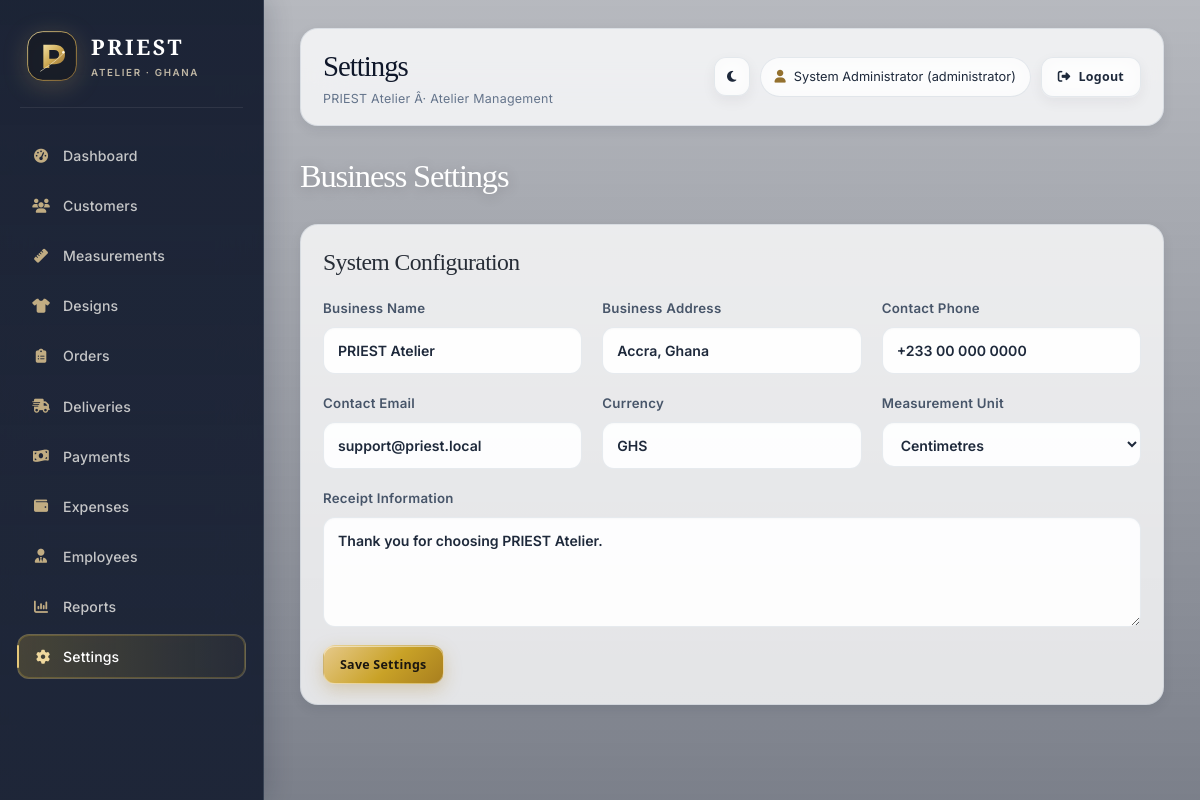
Page /modules/settings/index.php (signed in) on the committed database.
### tables this page shows
CREATE TABLE IF NOT EXISTS `business_settings` (
  `id` INT UNSIGNED NOT NULL AUTO_INCREMENT,
  `business_name` VARCHAR(200) NOT NULL,
  `business_logo` VARCHAR(255) DEFAULT NULL,
  `business_address` VARCHAR(255) DEFAULT NULL,
  `contact_phone` VARCHAR(80) DEFAULT NULL,
  `contact_email` VARCHAR(150) DEFAULT NULL,
  `currency` VARCHAR(20) NOT NULL DEFAULT 'GHS',
  `measurement_unit` ENUM('cm','inch') NOT NULL DEFAULT 'cm',
  `receipt_info` TEXT,
  `created_at` TIMESTAMP NOT NULL DEFAULT CURRENT_TIMESTAMP,
  PRIMARY KEY (`id`)
);

### includes/functions.php (called while the page is built, shortened)
<?php
require_once __DIR__ . '/../config/database.php';
function navItemsByRole(string $role): array
{
    $all = [
        ['label' => 'Dashboard', 'icon' => 'fa-gauge-high', 'url' => '/dashboard.php', 'roles' => ['administrator']],
        ['label' => 'Customers', 'icon' => 'fa-users', 'url' => '/modules/customers/index.php', 'roles' => ['administrator']],
        ['label' => 'Measurements', 'icon' => 'fa-ruler', 'url' => '/modules/measurements/index.php', 'roles' => ['administrator']],
        ['label' => 'Designs', 'icon' => 'fa-shirt', 'url' => '/modules/designs/index.php', 'roles' => ['administrator']],
        ['label' => 'Orders', 'icon' => 'fa-clipboard-list', 'url' => '/modules/orders/index.php', 'roles' => ['administrator', 'manager', 'tailor']],
        ['label' => 'Deliveries', 'icon' => 'fa-truck-fast', 'url' => '/modules/deliveries/index.php', 'roles' => ['administrator']],
        ['label' => 'Payments', 'icon' => 'fa-money-bill-wave', 'url' => '/modules/payments/index.php', 'roles' => ['administrator']],
        ['label' => 'Expenses', 'icon' => 'fa-wallet', 'url' => '/modules/expenses/index.php', 'roles' => ['administrator']],
        ['label' => 'Employees', 'icon' => 'fa-user-tie', 'url' => '/modules/employees/index.php', 'roles' => ['administrator']],
        ['label' => 'Reports', 'icon' => 'fa-chart-column', 'url' => '/modules/reports/index.php', 'roles' => ['administrator']],
        ['label' => 'Settings', 'icon' => 'fa-gear', 'url' => '/modules/settings/index.php', 'roles' => ['administrator']],
        ['label' => 'Customer Portal', 'icon' => 'fa-house-user', 'url' => '/modules/customer/index.php', 'roles' => ['manager', 'tailor', 'customer']],
        ['label' => 'Browse Designs', 'icon' => 'fa-shirt', 'url' => '/modules/customer/designs.php', 'roles' => ['manager', 'tailor', 'customer']],
        ['label' => 'My Orders', 'icon' => 'fa-clipboard-list', 'url' => '/modules/customer/orders.php', 'roles' => ['manager', 'tailor', 'customer']],
        ['label' => 'My Payments', 'icon' => 'fa-money-bill-wave', 'url' => '/modules/customer/payments.php', 'roles' => ['manager', 'tailor', 'customer']],
        ['label' => 'My Deliveries', 'icon' => 'fa-truck-fast', 'url' => '/modules/customer/deliveries.php', 'roles' => ['manager', 'tailor', 'customer']],
    ];
    $out = [];
    foreach ($all as $item) {
        if (in_array($role, $item['roles'], true)) {
            $out[] = $item;
        }
    }
    return $out;
}
function currentUser(): ?array
{
    return [
        'id' => $_SESSION['user_id'],
        'name' => $_SESSION['user_name'],
        'role' => $_SESSION['user_role'],
        'email' => $_SESSION['user_email'],
    ];
}
function e(mixed $value): string
{
    return htmlspecialchars((string) $value, ENT_QUOTES, 'UTF-8');
}

### config/database.php (called while the page is built, shortened)
<?php
function getDbConnection(): PDO
{
    $host = 'localhost';
    $db = 'priest_db';
    $user = 'root';
    $pass = '';
    $charset = 'utf8mb4';
    $dsn = "mysql:host={$host};dbname={$db};charset={$charset}";
    $options = [
        PDO::ATTR_ERRMODE => PDO::ERRMODE_EXCEPTION,
        PDO::ATTR_DEFAULT_FETCH_MODE => PDO::FETCH_ASSOC,
        PDO::ATTR_EMULATE_PREPARES => false,
    ];
    try {
        return new PDO($dsn, $user, $pass, $options);
    } catch (PDOException $e) {
        throw new RuntimeException('Database connection failed: ' . $e->getMessage());
    }
}
function getBusinessSettings(): array
{
    try {
        $pdo = getDbConnection();
        $stmt = $pdo->query('SELECT * FROM business_settings ORDER BY id DESC LIMIT 1');
        $settings = $stmt->fetch();
        return $settings ?: [
            'business_name' => 'PRIEST Atelier',
            'business_address' => 'Accra, Ghana',
            'contact_phone' => '+233 00 000 0000',
            'contact_email' => 'support@priest.local',
            'currency' => 'GHS',
            'measurement_unit' => 'cm',
        ];
    } catch (Throwable $e) {
        return [
            'business_name' => 'PRIEST Atelier',
            'business_address' => 'Accra, Ghana',
            'contact_phone' => '+233 00 000 0000',
            'contact_email' => 'support@priest.local',
            'currency' => 'GHS',
            'measurement_unit' => 'cm',
        ];
    }
}

### modules/settings/index.php (the view, shortened to what this page needs)
<?php
require_once __DIR__ . '/../../includes/functions.php';
include __DIR__ . '/../../includes/header.php';
?>
<div class="content-wrap">
    <div class="page-header">
        <h2>Business Settings</h2>
    </div>
    <div class="card">
        <div class="section-head">
            <h3>System Configuration</h3>
        </div>
        <form method="post" class="card-form">
            <div class="form-grid">
                <label>
                    <span>Business Name</span>
                    <input type="text" name="business_name" value="<?= e($settings['business_name'] ?? 'PRIEST Atelier') ?>" required>
                </label>
                <label>
                    <span>Business Address</span>
                    <input type="text" name="business_address" value="<?= e($settings['business_address'] ?? 'Accra, Ghana') ?>">
                </label>
                <label>
                    <span>Contact Phone</span>
                    <input type="text" name="contact_phone" value="<?= e($settings['contact_phone'] ?? '') ?>">
                </label>
                <label>
                    <span>Contact Email</span>
                    <input type="email" name="contact_email" value="<?= e($settings['contact_email'] ?? '') ?>">
                </label>
                <label>
                    <span>Currency</span>
                    <input type="text" name="currency" value="<?= e($settings['currency'] ?? 'GHS') ?>">
                </label>
                <label>
                    <span>Measurement Unit</span>
                    <select name="measurement_unit">
                        <option value="cm" <?= (($settings['measurement_unit'] ?? 'cm') === 'cm') ? 'selected' : '' ?>>Centimetres</option>
                    </select>
                </label>
                <label style="grid-column: 1 / -1;">
                    <span>Receipt Information</span>
                    <textarea name="receipt_info" rows="4"><?= e($settings['receipt_info'] ?? 'Thank you for choosing PRIEST Atelier.') ?></textarea>
                </label>
            </div>
            <div class="form-actions">
                <button type="submit" class="btn btn-primary">Save Settings</button>
            </div>
        </form>
    </div>
</div>
<?php include __DIR__ . '/../../includes/footer.php'; ?>

### includes/header.php (shortened to what this page needs)
<?php
require_once __DIR__ . '/functions.php';
$settings = getBusinessSettings();
$backgroundVideo = 'fashion-runway-red.mp4';
$pageTitleMap = [
    '/dashboard.php' => 'Dashboard',
    '/modules/customers/' => 'Customers',
    '/modules/measurements/' => 'Measurements',
    '/modules/designs/' => 'Designs',
    '/modules/orders/' => 'Orders',
    '/modules/payments/' => 'Payments',
    '/modules/expenses/' => 'Expenses',
    '/modules/employees/' => 'Employees',
    '/modules/reports/' => 'Reports',
    '/modules/settings/' => 'Settings',
];
$currentPageTitle = $settings['business_name'] ?? 'PRIEST';
foreach ($pageTitleMap as $path => $title) {
    if (str_contains($_SERVER['PHP_SELF'] ?? '', $path)) {
        $currentPageTitle = $title . ' Â· ' . ($settings['business_name'] ?? 'PRIEST');
        break;
    }
}
?>
<!DOCTYPE html>
<html lang="en" data-theme="light">
<head>
    <link href="https://cdnjs.cloudflare.com/ajax/libs/font-awesome/6.5.2/css/all.min.css" rel="stylesheet">
    <link rel="stylesheet" href="<?= PRIEST_BASE_URL ?>/assets/css/style.css">
</head>
<body class="has-page-background">
    <?php include __DIR__ . '/background-video.php'; ?>
    <div class="app-shell">
        <?php include __DIR__ . '/sidebar.php'; ?>
        <main class="main-panel">
            <header class="topbar">
                <div>
                    <h1 class="page-title"><?= e(explode(' Â· ', $currentPageTitle)[0]) ?></h1>
                    <p class="page-subtitle"><?= e($settings['business_name'] ?? 'PRIEST') ?> Â· Atelier Management</p>
                </div>
                <div class="topbar-actions">
                    <button type="button" class="theme-toggle btn btn-outline" aria-label="Toggle dark mode" title="Toggle dark mode">
                        <i class="fa-solid fa-moon"></i>
                    </button>
                    <span class="user-pill"><i class="fa-solid fa-user"></i> <?= e($user['name'] ?? 'Guest') ?> (<?= e($user['role'] ?? 'User') ?>)</span>
                    <a href="<?= PRIEST_BASE_URL ?>/logout.php" class="btn btn-outline"><i class="fa-solid fa-right-from-bracket"></i> Logout</a>
                </div>
            </header>

### includes/background-video.php
<?php
$backgroundVideo = $backgroundVideo ?? 'fashion-runway-red.mp4';
?>
<video class="page-background-video" autoplay muted loop playsinline preload="metadata" aria-hidden="true">
    <source src="<?= PRIEST_BASE_URL ?>/assets/videos/<?= e($backgroundVideo) ?>" type="video/mp4">
</video>
<div class="page-background-overlay" aria-hidden="true"></div>

### includes/sidebar.php (shortened to what this page needs)
<?php
$user = currentUser();
$role = $user['role'] ?? '';
$nav = navItemsByRole($role);
?>
<aside class="sidebar">
    <a class="brand" href="<?= PRIEST_BASE_URL ?><?= $role === 'administrator' ? '/dashboard.php' : '/modules/customer/index.php' ?>" aria-label="PRIEST Atelier">
        <img class="brand-logo" src="<?= PRIEST_BASE_URL ?>/assets/images/priest-logo.svg" alt="PRIEST monogram">
        <div>
            <strong>PRIEST</strong>
            <small>ATELIER · GHANA</small>
        </div>
    </a>
    <nav class="nav-menu">
        <?php foreach ($nav as $item): ?>
            <?php
            $currentPath = rtrim(str_replace('\\', '/', $_SERVER['PHP_SELF'] ?? ''), '/');
            $itemPath = PRIEST_BASE_URL . $item['url'];
            $isActive = $currentPath === $itemPath
                || ($item['url'] !== '/dashboard.php' && str_starts_with($currentPath, dirname($itemPath) . '/'));
            ?>
            <a class="nav-item <?= $isActive ? 'active' : '' ?>" href="<?= e($itemPath) ?>">
                <i class="fa-solid <?= e($item['icon']) ?>"></i>
                <span><?= e($item['label']) ?></span>
            </a>
        <?php endforeach; ?>
    </nav>
</aside>

### includes/footer.php (shortened to what this page needs)
        </main>
    </div>
</body>
</html>

### rows in the picture
business_settings: business_name "Settings", business_name "PRIEST Atelier", business_address "Accra, Ghana", contact_phone "+233 00 000 0000", contact_email "support@priest.local", currency "GHS", measurement_unit "Centimetres", receipt_info "Thank you for choosing PRIEST Atelier."

### other values in the picture
$item['label'] "Dashboard"
$item['label'] "Customers"
$item['label'] "Measurements"
$item['label'] "Designs"
$item['label'] "Orders"
$item['label'] "Deliveries"
$item['label'] "Payments"
$item['label'] "Expenses"
$item['label'] "Employees"
$item['label'] "Reports"
$item['label'] "Settings"
$user['name'] "System Administrator"
$user['role'] "administrator"
